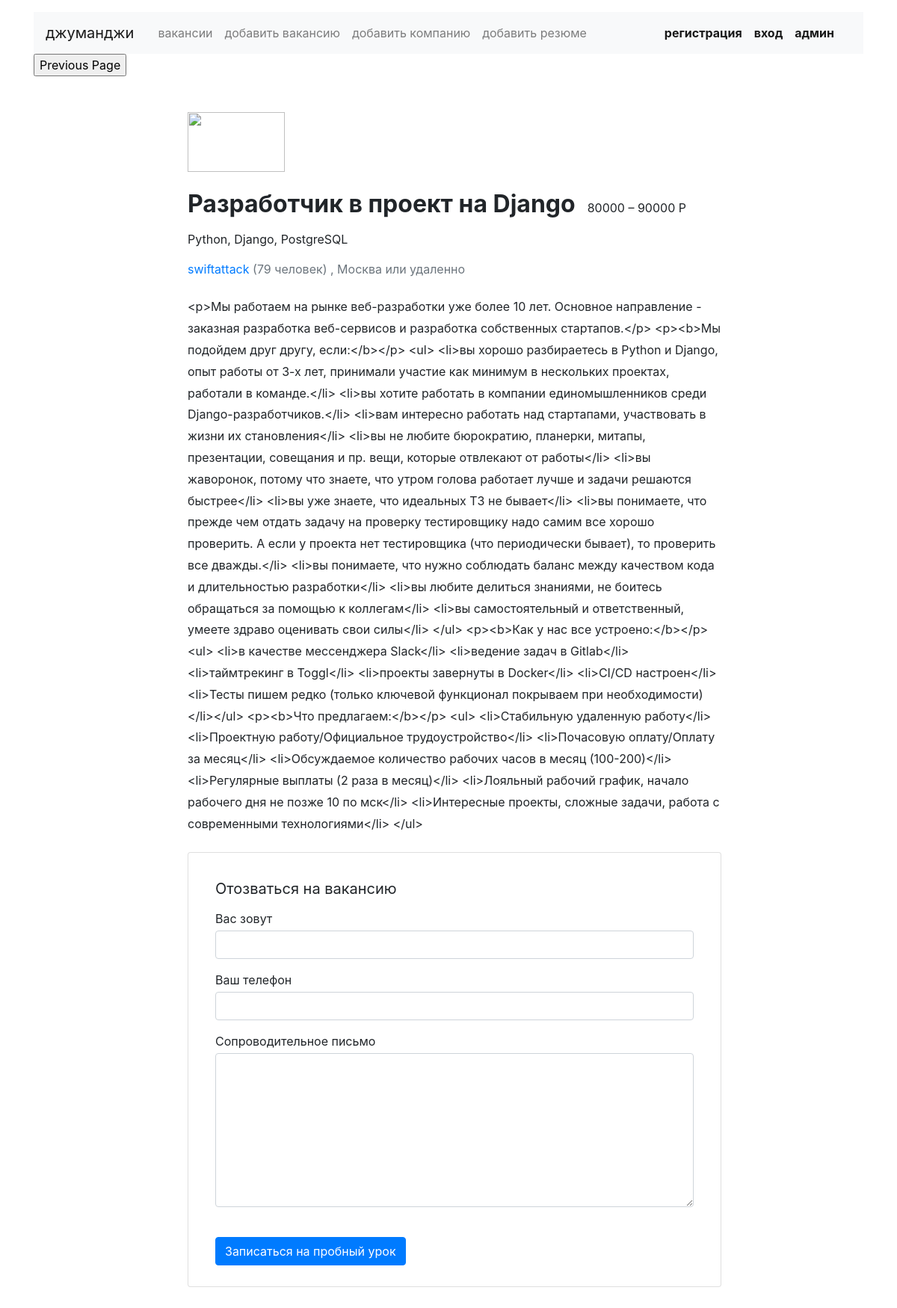
Screenshot of /vacancies/2 with the database file from the repository.
### vacancyfromstep/models.py (models this page shows, shortened)
class Vacancy(models.Model):
    title = models.CharField(max_length=20)
    specialty = models.ForeignKey(Specialty, on_delete=models.CASCADE, related_name='vacancies')
    company = models.ForeignKey(Company, on_delete=models.CASCADE, related_name='vacancies')
    skills = models.CharField(max_length=200)
    description = models.TextField(max_length=300)
    salary_min = models.PositiveIntegerField()
    salary_max = models.PositiveIntegerField()
    published_at = models.DateField(auto_now=True)
    class Meta:
        verbose_name = 'вакансия'
        verbose_name_plural = 'лист вакансий'

class Company(models.Model):
    name = models.CharField(max_length=20)
    location = models.CharField(max_length=20)
    logo = models.URLField(default='https://place-hold.it/100x60')
    description = models.CharField(max_length=300)
    employee_count = models.PositiveSmallIntegerField()
    class Meta:
        verbose_name = 'наименование компании'
        verbose_name_plural = 'список компаний'

### vacancyfromstep/views.py (the view)
# urls.py: path('vacancies/<int:single_vac>', vacanci_single, name='vacanci_single'),
def vacanci_single(request, single_vac=1):
    vacanci_from_single = Vacancy.objects.get(pk=single_vac)
    company_id = vacanci_from_single.company
    return render(request, 'vacancyfromstep/vacancy.html', {'vacanci_from_single': vacanci_from_single,
                                                            'single_vac': single_vac, 'company_id': company_id})

### vacancyfromstep/templates/vacancyfromstep/vacancy.html (shortened to what this page needs)
<!DOCTYPE html>
<html lang="ru">
<head>
  <link rel="stylesheet" href="https://stackpath.bootstrapcdn.com/bootstrap/4.3.1/css/bootstrap.min.css">
</head>
<body>
  <header class="container mt-3">
    {% include 'vacancyfromstep/NAVIGATION.html' %}
  </header>
  <main class="container mt-3 pb-5">
    <div class="row mt-5">
      <div class="col-12 col-lg-2">
      </div>
      <div class="col-12 col-lg-8">
        <section class="pl-3">
          <a href="/vacancies/{{ single_vac }}"><img src="{{ vacanci_from_single.p }}" width="130" height="80" alt=""></a>
          <div class="d-flex align-items-baseline align-content-baseline">
            <h1 class="h2 mt-4 font-weight-bold" >{{ vacanci_from_single.title }}</h1>
            <p class="m-0 pl-3">{{ vacanci_from_single.salary_min }} – {{ vacanci_from_single.salary_max}} Р</p>
          </div>
          <p class="mt-2">{{ vacanci_from_single.skills }}</p>
          <p class="text-muted mb-4"><a href="/companies/{{ company_id.pk }}"> {{ vacanci_from_single.company.name}}</a> ({{ vacanci_from_single.company.employee_count}} человек) , {{ vacanci_from_single.company.location}} или удаленно</p>
          <div style="line-height: 1.8;">
          {{ vacanci_from_single.description }}
          </div>
          <form action="/echo" class="card mt-4 mb-3" enctype="multipart/form-data">
            <div class="card-body mx-3">
              <p class="h5 mt-3 font-weight-normal">Отозваться на вакансию</p>
              <div class="form-group">
                <label class="mb-1 mt-2" for="userName">Вас зовут</label>
                <input class="form-control" type="text" placeholder="" id="userName">
              </div>
              <div class="form-group">
                <label class="mb-1" for="userPhone">Ваш телефон</label>
                <input class="form-control" type="tel" placeholder="" id="userPhone">
              </div>
              <div class="form-group">
                <label class="mb-1" for="userMsg" >Сопроводительное письмо</label>
                <textarea class="form-control" rows="8" id="userMsg"></textarea>
              </div>
              <input type="submit" class="btn btn-primary mt-4 mb-2" value="Записаться на пробный урок">
            </div>
          </form>
        </section>
      </div>
    </div>
  </main>
</body>
</html>

### rows the page displays
Vacancy: title "Разработчик в проект на Django", salary_min "80000", salary_max "90000", skills "Python, Django, PostgreSQL", company.name "swiftattack", company.employee_count "79", company.location "Москва", description "<p>Мы работаем на рынке веб-разработки уже более 10 лет. Основное направление - заказная разработка веб-сервисов и разработка собственных стартапов.</p> <p><b>Мы подойдем друг другу, если:</b></p> <ul> <li>вы хорошо разбираетесь в Python и Django, опыт работы от 3-х лет, принимали участие как минимум в нескольких проектах, работали в команде.</li> <li>вы хотите работать в компании единомышленников среди Django-разработчиков.</li> <li>вам интересно работать над стартапами, участвовать в жизни их становления</li> <li>вы не любите бюрократию, планерки, митапы, презентации, совещания и пр. вещи, которые отвлекают от работы</li> <li>вы жаворонок, потому что знаете, что утром голова работает…"
